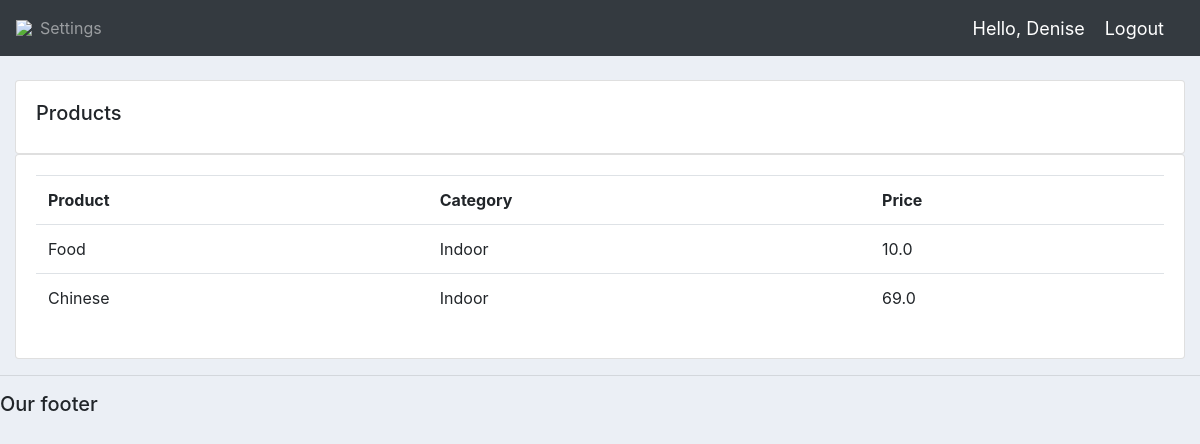
The page /products/ (signed in) on the database its author committed.
### crm1/accounts/models.py (models this page shows, shortened)
class Product(models.Model):
	CATEGORY = (
			('Indoor', 'Indoor'),
			('Out Door', 'Out Door'),
			)
	name = models.CharField(max_length=200, null=True)
	price = models.FloatField(null=True)
	category = models.CharField(max_length=200, null=True, choices=CATEGORY)
	description = models.CharField(max_length=200, null=True, blank=True)
	date_created = models.DateTimeField(auto_now_add=True, null=True)
	tags = models.ManyToManyField(Tag)

### crm1/accounts/views.py (the view)
# urls.py: path('products/', views.products, name='products'),
@login_required(login_url='login')
def products(request):
	products = Product.objects.all()
	return render(request, 'accounts/products.html', {'products':products})

### crm1/accounts/templates/accounts/products.html
{%  extends 'accounts/main.html' %}
{% block content %}
		<br>
		<div class="row">
			<div class="col-md">
				<div class="card card-body">
					<h5>Products</h5>
				</div>
				<div class="card card-body">
					<table class="table">
						<tr>
							<th>Product</th>
							<th>Category</th>
							<th>Price</th>
						</tr>
						{% for i in products %}
						<tr>
							<td>{{i.name}}</td>
							<td>{{i.category}}</td>
							<td>{{i.price}}</td>
						{% endfor %}</td>
						</tr>
					</table>
				</div>
			</div>
		</div>
{% endblock content %}

### crm1/accounts/templates/accounts/navbar.html (shortened to what this page needs)
{% load static %}
<nav class="navbar navbar-expand-lg navbar-dark bg-dark">
 <img src="{% static 'images/logo.png' %}">
  <div class="collapse navbar-collapse" id="navbarNav">
    <ul class="navbar-nav">
      {% if request.user.is_staff %}
      <li class="nav-item active">
        <a class="nav-link" href="{% url 'home' %}">Dashboard</a>
      </li>
      <li class="nav-item">
        <a class="nav-link" href="{% url 'products' %}">Products</a>
      </li>
      {% else %}
       <li class="nav-item">
        <a class="nav-link" href="{% url 'account' %}">Settings</a>
      </li>
      {% endif %}
    </ul>
  </div>
  <span class="hello-msg">Hello, {{request.user}}</span>
  <span ><a  class="hello-msg" href="{% url 'logout' %}">Logout</a></span>
</nav>

### static/css/main.css (style rules this page uses)
body { background-color: #ebeff5; }

### crm1/accounts/templates/accounts/navbar.html (style rules this page uses)
.hello-msg { font-size: 18px; color: #fff; margin-right: 20px; }

### rows shown on the page
Product: name "Food", category "Indoor", price "10.0"
Product: name "Chinese", category "Indoor", price "69.0"

### other values the page prints
{{ request.user }} "Denise"
